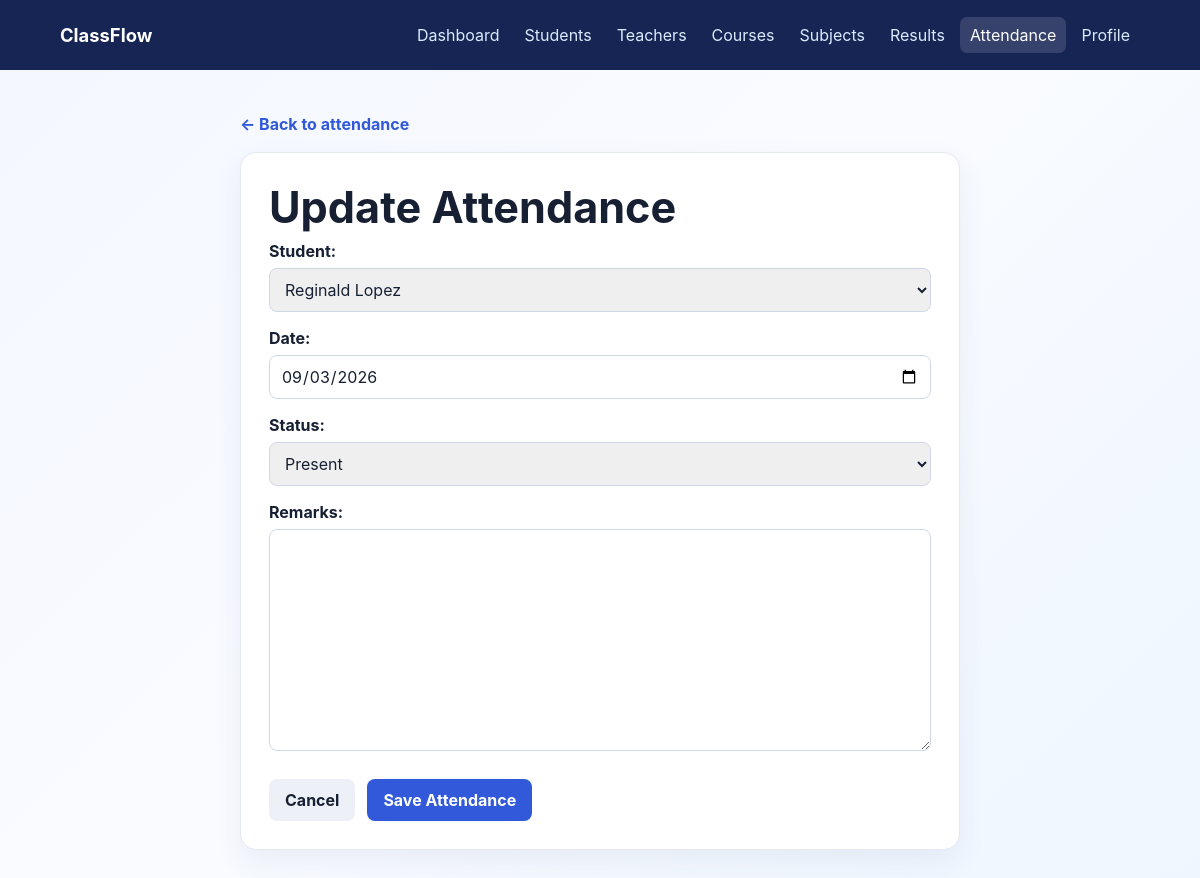
Page /attendance/edit/226/ on the committed database.
### attendance/models.py (models this page shows, shortened)
class Attendance(models.Model):
    STATUS_CHOICES = [
        ('Present', 'Present'),
        ('Absent', 'Absent'),
        ('Late', 'Late'),
    ]
    student = models.ForeignKey(
        Student,
        on_delete=models.CASCADE
    )
    date = models.DateField()
    status = models.CharField(
        max_length=10,
        choices=STATUS_CHOICES
    )
    remarks = models.TextField(
        blank=True,
        null=True
    )

### attendance/views.py (the view)
class AttendanceUpdateView(UpdateView):
    model = Attendance
    form_class = AttendanceForm
    template_name = 'attendance/attendance_form.html'
    success_url = reverse_lazy('attendance_list')

### attendance/forms.py
class AttendanceForm(forms.ModelForm):
    class Meta:
        model = Attendance
        fields = [
            'student',
            'date',
            'status',
            'remarks'
        ]
        widgets = {
            'date': forms.DateInput(
                attrs={'type': 'date'}
            ),
        }

### students/models.py (called while the page is built)
    def __str__(self):
        return self.name

### attendance/templates/attendance/attendance_form.html
{% extends "base.html" %}{% block title %}Attendance Form{% endblock %}{% block content %}<main class="container narrow"><a class="back" href="{% url 'attendance_list' %}">← Back to attendance</a><section class="card"><h1>{% if object %}Update Attendance{% else %}Add Attendance{% endif %}</h1><form method="post">{% csrf_token %}{{ form.as_p }}<div class="form-actions"><a class="button secondary" href="{% url 'attendance_list' %}">Cancel</a><button type="submit">Save Attendance</button></div></form></section></main>{% endblock %}

### dashboard/templates/base.html (style rules this page uses)
:root { --ink: #172033; --muted: #68738a; --primary: #3159d9; --dark: #172554; --surface: #fff; --line: #e5e9f2; --danger: #c9344c; }
* { box-sizing: border-box; }
body { min-height: 100vh; margin: 0; color: var(--ink); font-family: Inter, "Segoe UI", Arial, sans-serif; background: linear-gradient(135deg, #f4f7ff, #f9fbff 50%, #eef6ff); }
.container { width: min(1120px, 90%); margin: 44px auto; }
.narrow { width: min(720px, 90%); }
h1 { margin: 0 0 8px; font-size: clamp(2rem, 4vw, 2.7rem); }
.card, .panel, .content-card { padding: 28px; background: var(--surface); border: 1px solid var(--line); border-radius: 16px; box-shadow: 0 12px 30px #283b6e12; }
.button, button { display: inline-flex; align-items: center; justify-content: center; min-height: 42px; padding: 10px 16px; border: 0; border-radius: 8px; color: #fff; background: var(--primary); cursor: pointer; font: inherit; font-weight: 700; text-decoration: none; }
.secondary { color: var(--ink); background: #edf0f6; }
.actions, .form-actions { display: flex; gap: 12px; flex-wrap: wrap; margin-top: 24px; }
.back, .back-link { display: inline-block; margin-bottom: 18px; color: var(--primary); font-weight: 650; text-decoration: none; }
form p { margin: 0 0 16px; }
label { display: block; margin-bottom: 7px; font-weight: 700; }
input, select, textarea { width: 100%; padding: 10px 11px; border: 1px solid #cfd6e5; border-radius: 8px; color: var(--ink); font: inherit; }

### rows in the picture
Attendance: student "Reginald Lopez", date "09/03/2026", status "Present"
